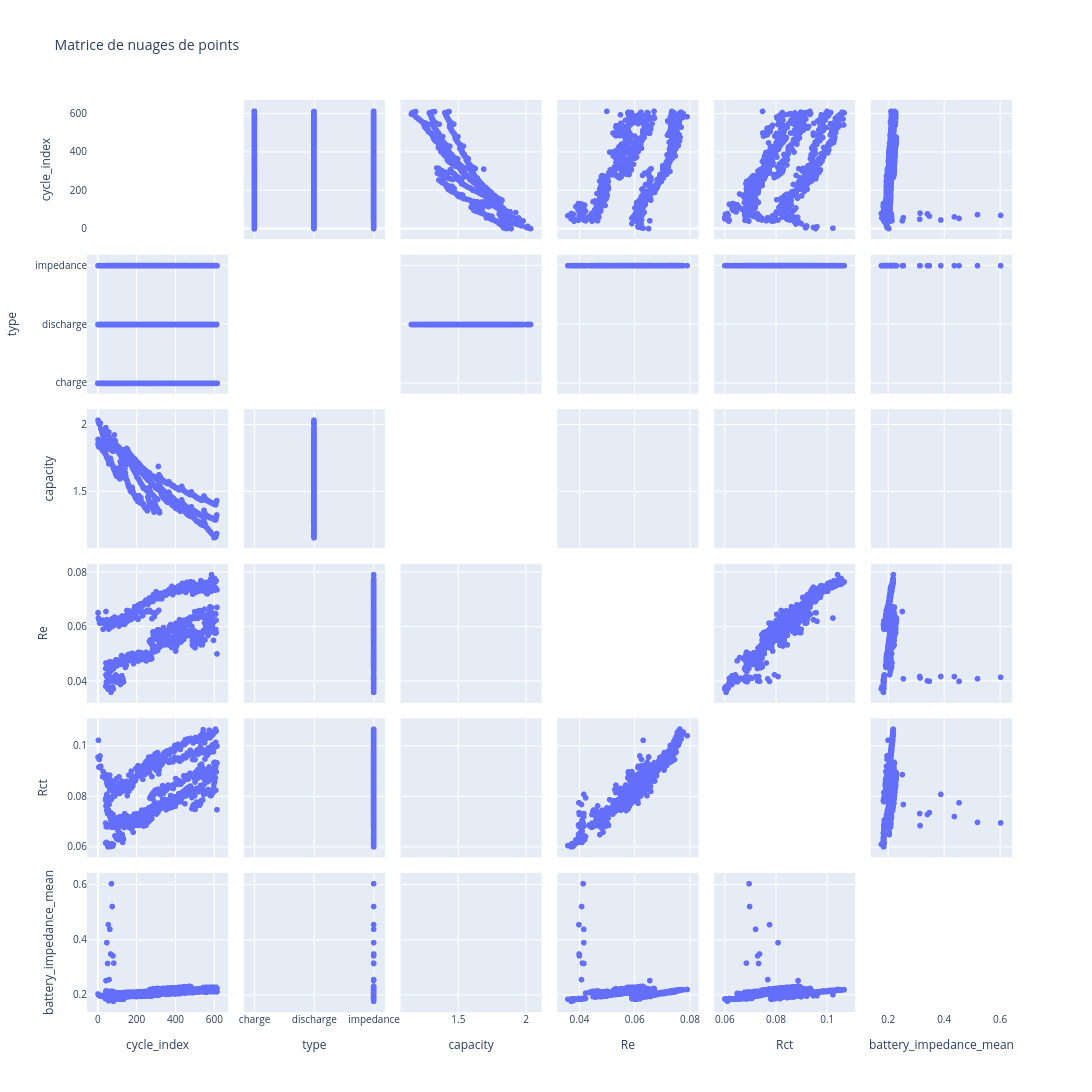

This figure's notebook cell:
### Code cell
# Sélectionne uniquement les colonnes numériques
variables = ["cycle_index", "type", "capacity", "Re", "Rct", "battery_impedance_mean"]  # ou df.select_dtypes(include="number").columns

fig = px.scatter_matrix(df, dimensions=variables, title="Matrice de nuages de points")
fig.update_traces(diagonal_visible=False)  # cache les histogrammes sur la diagonale si besoin

fig.update_layout(
    width=1200,
    height=1200,
    font=dict(size=10)  # réduit un peu la taille du texte pour que ça reste lisible
)

fig.show()

### Figure 1 — Plotly figure (JSON) as saved in the notebook; plotly's stock layout.template omitted (floating-point values rounded to 4 significant figures; data arrays with more than 128 entries replaced by an {"elided": "..."} marker saying what was removed)
{"data": [{"diagonal": {"visible": false}, "dimensions": [{"axis": {"matches": true}, "label": "cycle_index", "values": {"elided": "2167 int values"}}, {"axis": {"matches": true}, "label": "type", "values": {"elided": "2167 str values"}}, {"axis": {"matches": true}, "label": "capacity", "values": {"elided": "2167 float values"}}, {"axis": {"matches": true}, "label": "Re", "values": {"elided": "2167 float values"}}, {"axis": {"matches": true}, "label": "Rct", "values": {"elided": "2167 float values"}}, {"axis": {"matches": true}, "label": "battery_impedance_mean", "values": {"elided": "2167 float values"}}], "hovertemplate": "%{xaxis.title.text}=%{x}<br>%{yaxis.title.text}=%{y}<extra></extra>", "legendgroup": "", "marker": {"color": "#636efa", "symbol": "circle"}, "name": "", "showlegend": false, "type": "splom"}], "layout": {"dragmode": "select", "font": {"size": 10}, "height": 1200, "legend": {"tracegroupgap": 0}, "title": {"text": "Matrice de nuages de points"}, "width": 1200}}
